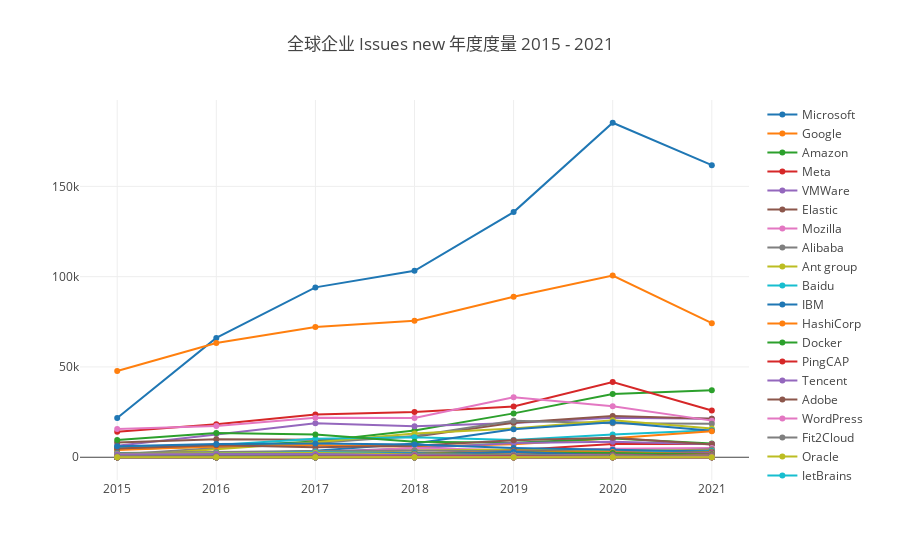

The notebook cell saved with this chart:
### Markdown cell above
#### Issues New

Issues new 是一个来自 CHAOSS 的指标，请参考 https://chaoss.community/metric-issues-new/ 。

### Code cell
var startYear = 2015, startMonth = 1, endYear = 2021, endMonth = 12, x = [];
for (let y = startYear; y <= endYear; y++) x.push(`${y}`);
openDigger.metric.chaoss.issuesNew({ labelIntersect: ['Company'], startYear, startMonth, endYear, endMonth, groupBy: 'Company', groupTimeRange: 'year', limit: -1, order: 'DESC' }).then(data => {
    console.log(`公司 ${data[0].name} 的 Issues New 度量的创建比例为 ${JSON.stringify(data[0].ratio)}`);
    openDigger.render.plotly(data.filter(row => row.name != 'Others').map(row => {
        return {
            x,
            y: row.count,
            mode: 'scatter',
            name: row.name
        };
    }), {title: `全球企业 Issues new 年度度量 ${startYear} - ${endYear}`, xaxis: {type: 'category'}});
});

### Figure 1 — Plotly figure (JSON) as saved in the notebook; plotly's stock layout.template omitted (floating-point values rounded to 4 significant figures)
{"data": [{"mode": "scatter", "name": "Microsoft", "x": ["2015", "2016", "2017", "2018", "2019", "2020", "2021"], "y": ["21689", "66085", "94056", "103244", "135739", "185216", "161741"]}, {"mode": "scatter", "name": "Google", "x": ["2015", "2016", "2017", "2018", "2019", "2020", "2021"], "y": ["47761", "63235", "72145", "75606", "88910", "100646", "74262"]}, {"mode": "scatter", "name": "Amazon", "x": ["2015", "2016", "2017", "2018", "2019", "2020", "2021"], "y": ["4400", "5971", "8670", "14785", "24284", "35067", "37047"]}, {"mode": "scatter", "name": "Meta", "x": ["2015", "2016", "2017", "2018", "2019", "2020", "2021"], "y": ["14152", "18226", "23732", "25058", "28067", "41604", "25865"]}, {"mode": "scatter", "name": "VMWare", "x": ["2015", "2016", "2017", "2018", "2019", "2020", "2021"], "y": ["6425", "12825", "18867", "17149", "18916", "21866", "21336"]}, {"mode": "scatter", "name": "Elastic", "x": ["2015", "2016", "2017", "2018", "2019", "2020", "2021"], "y": ["8204", "9974", "9733", "11342", "19149", "22847", "21335"]}, {"mode": "scatter", "name": "Mozilla", "x": ["2015", "2016", "2017", "2018", "2019", "2020", "2021"], "y": ["15665", "17336", "21878", "21763", "33158", "28187", "20275"]}, {"mode": "scatter", "name": "Alibaba", "x": ["2015", "2016", "2017", "2018", "2019", "2020", "2021"], "y": ["1504", "5071", "7838", "11720", "20229", "18810", "18486"]}, {"mode": "scatter", "name": "Ant group", "x": ["2015", "2016", "2017", "2018", "2019", "2020", "2021"], "y": ["576", "4529", "8312", "13157", "15916", "20458", "15948"]}, {"mode": "scatter", "name": "Baidu", "x": ["2015", "2016", "2017", "2018", "2019", "2020", "2021"], "y": ["5560", "6821", "10222", "11136", "9595", "12571", "14901"]}, {"mode": "scatter", "name": "IBM", "x": ["2015", "2016", "2017", "2018", "2019", "2020", "2021"], "y": ["295", "1632", "3656", "7626", "15546", "19380", "14648"]}, {"mode": "scatter", "name": "HashiCorp", "x": ["2015", "2016", "2017", "2018", "2019", "2020", "2021"], "y": ["4017", "5991", "6714", "5772", "7170", "10494", "14418"]}, {"mode": "scatter", "name": "Docker", "x": ["2015", "2016", "2017", "2018", "2019", "2020", "2021"], "y": ["9500", "13364", "12656", "8528", "8024", "10357", "7647"]}, {"mode": "scatter", "name": "PingCAP", "x": ["2015", "2016", "2017", "2018", "2019", "2020", "2021"], "y": ["220", "838", "1504", "1918", "3818", "7316", "7315"]}, {"mode": "scatter", "name": "Tencent", "x": ["2015", "2016", "2017", "2018", "2019", "2020", "2021"], "y": ["75", "699", "3008", "4939", "7850", "8534", "7173"]}, {"mode": "scatter", "name": "Adobe", "x": ["2015", "2016", "2017", "2018", "2019", "2020", "2021"], "y": ["4873", "6641", "5574", "6355", "9452", "10798", "7021"]}, {"mode": "scatter", "name": "WordPress", "x": ["2015", "2016", "2017", "2018", "2019", "2020", "2021"], "y": ["190", "389", "2251", "5116", "3885", "4737", "5160"]}, {"mode": "scatter", "name": "Fit2Cloud", "x": ["2015", "2016", "2017", "2018", "2019", "2020", "2021"], "y": ["0", "149", "507", "835", "1128", "2739", "4394"]}, {"mode": "scatter", "name": "Oracle", "x": ["2015", "2016", "2017", "2018", "2019", "2020", "2021"], "y": ["917", "1215", "2436", "3735", "4223", "4012", "3605"]}, {"mode": "scatter", "name": "JetBrains", "x": ["2015", "2016", "2017", "2018", "2019", "2020", "2021"], "y": ["486", "725", "1220", "1782", "1743", "2826", "3507"]}, {"mode": "scatter", "name": "Mapbox", "x": ["2015", "2016", "2017", "2018", "2019", "2020", "2021"], "y": ["6031", "7339", "7643", "7100", "5187", "4121", "3179"]}, {"mode": "scatter", "name": "Zilliz", "x": ["2015", "2016", "2017", "2018", "2019", "2020", "2021"], "y": ["0", "0", "0", "0", "683", "1921", "2766"]}, {"mode": "scatter", "name": "QingCloud", "x": ["2015", "2016", "2017", "2018", "2019", "2020", "2021"], "y": ["1", "20", "172", "231", "1729", "2240", "2530"]}, {"mode": "scatter", "name": "Huawei", "x": ["2015", "2016", "2017", "2018", "2019", "2020", "2021"], "y": ["13", "40", "439", "332", "1294", "1693", "2318"]}, {"mode": "scatter", "name": "Cloudbees", "x": ["2015", "2016", "2017", "2018", "2019", "2020", "2021"], "y": ["842", "1589", "1601", "1792", "2131", "2631", "2147"]}, {"mode": "scatter", "name": "JD", "x": ["2015", "2016", "2017", "2018", "2019", "2020", "2021"], "y": ["0", "0", "9", "1712", "3709", "2750", "1850"]}, {"mode": "scatter", "name": "SphereEx", "x": ["2015", "2016", "2017", "2018", "2019", "2020", "2021"], "y": ["0", "177", "269", "580", "1236", "1714", "1794"]}, {"mode": "scatter", "name": "Netflix", "x": ["2015", "2016", "2017", "2018", "2019", "2020", "2021"], "y": ["2298", "2952", "3483", "3719", "3241", "2887", "1679"]}, {"mode": "scatter", "name": "ByteDance", "x": ["2015", "2016", "2017", "2018", "2019", "2020", "2021"], "y": ["0", "15", "0", "43", "305", "645", "1573"]}, {"mode": "scatter", "name": "Pivotal", "x": ["2015", "2016", "2017", "2018", "2019", "2020", "2021"], "y": ["1425", "2175", "2808", "2167", "1502", "1597", "1565"]}, {"mode": "scatter", "name": "Odoo", "x": ["2015", "2016", "2017", "2018", "2019", "2020", "2021"], "y": ["2194", "1575", "1757", "2239", "2063", "1957", "1541"]}, {"mode": "scatter", "name": "Youzan", "x": ["2015", "2016", "2017", "2018", "2019", "2020", "2021"], "y": ["0", "28", "504", "1809", "3015", "2760", "1533"]}, {"mode": "scatter", "name": "Postman", "x": ["2015", "2016", "2017", "2018", "2019", "2020", "2021"], "y": ["581", "1301", "1648", "1858", "2598", "2323", "1511"]}, {"mode": "scatter", "name": "Jina AI", "x": ["2015", "2016", "2017", "2018", "2019", "2020", "2021"], "y": ["0", "0", "0", "0", "0", "646", "1422"]}, {"mode": "scatter", "name": "Vesoft", "x": ["2015", "2016", "2017", "2018", "2019", "2020", "2021"], "y": ["0", "0", "0", "0", "448", "541", "1377"]}, {"mode": "scatter", "name": "StreamNative", "x": ["2015", "2016", "2017", "2018", "2019", "2020", "2021"], "y": ["0", "40", "208", "366", "941", "1208", "1361"]}, {"mode": "scatter", "name": "Treasure Data", "x": ["2015", "2016", "2017", "2018", "2019", "2020", "2021"], "y": ["252", "466", "665", "910", "1124", "1321", "1307"]}, {"mode": "scatter", "name": "Datafuse Labs", "x": ["2015", "2016", "2017", "2018", "2019", "2020", "2021"], "y": ["0", "0", "0", "0", "0", "0", "1280"]}, {"mode": "scatter", "name": "API7", "x": ["2015", "2016", "2017", "2018", "2019", "2020", "2021"], "y": ["0", "0", "0", "0", "350", "1110", "1177"]}, {"mode": "scatter", "name": "Neo4j", "x": ["2015", "2016", "2017", "2018", "2019", "2020", "2021"], "y": ["816", "1227", "1387", "1134", "1057", "1436", "1132"]}, {"mode": "scatter", "name": "Didi", "x": ["2015", "2016", "2017", "2018", "2019", "2020", "2021"], "y": ["0", "0", "195", "512", "1525", "1290", "1108"]}, {"mode": "scatter", "name": "Salesforce", "x": ["2015", "2016", "2017", "2018", "2019", "2020", "2021"], "y": ["218", "967", "645", "1129", "1550", "1201", "1058"]}, {"mode": "scatter", "name": "EMQ", "x": ["2015", "2016", "2017", "2018", "2019", "2020", "2021"], "y": ["0", "0", "1", "226", "827", "1483", "1040"]}, {"mode": "scatter", "name": "Puppet Labs", "x": ["2015", "2016", "2017", "2018", "2019", "2020", "2021"], "y": ["406", "381", "455", "455", "870", "1120", "1008"]}, {"mode": "scatter", "name": "Redis Labs", "x": ["2015", "2016", "2017", "2018", "2019", "2020", "2021"], "y": ["145", "135", "99", "86", "115", "474", "978"]}, {"mode": "scatter", "name": "Guojusoft", "x": ["2015", "2016", "2017", "2018", "2019", "2020", "2021"], "y": ["0", "0", "0", "0", "0", "0", "936"]}, {"mode": "scatter", "name": "DCloud", "x": ["2015", "2016", "2017", "2018", "2019", "2020", "2021"], "y": ["93", "117", "113", "230", "1156", "1239", "887"]}, {"mode": "scatter", "name": "Databricks", "x": ["2015", "2016", "2017", "2018", "2019", "2020", "2021"], "y": ["426", "890", "639", "742", "1072", "852", "784"]}, {"mode": "scatter", "name": "StarRocks", "x": ["2015", "2016", "2017", "2018", "2019", "2020", "2021"], "y": ["0", "0", "0", "0", "0", "0", "756"]}, {"mode": "scatter", "name": "JFrog", "x": ["2015", "2016", "2017", "2018", "2019", "2020", "2021"], "y": ["70", "141", "232", "379", "550", "705", "753"]}, {"mode": "scatter", "name": "Deepin", "x": ["2015", "2016", "2017", "2018", "2019", "2020", "2021"], "y": ["37", "321", "716", "1442", "3001", "931", "741"]}, {"mode": "scatter", "name": "Rapid7", "x": ["2015", "2016", "2017", "2018", "2019", "2020", "2021"], "y": ["768", "915", "989", "953", "916", "1098", "709"]}, {"mode": "scatter", "name": "TAOS Data", "x": ["2015", "2016", "2017", "2018", "2019", "2020", "2021"], "y": ["0", "0", "0", "0", "699", "1080", "697"]}, {"mode": "scatter", "name": "Juejin", "x": ["2015", "2016", "2017", "2018", "2019", "2020", "2021"], "y": ["70", "598", "1578", "1348", "882", "578", "667"]}, {"mode": "scatter", "name": "Segment", "x": ["2015", "2016", "2017", "2018", "2019", "2020", "2021"], "y": ["849", "769", "775", "746", "767", "700", "642"]}, {"mode": "scatter", "name": "Xiaomi", "x": ["2015", "2016", "2017", "2018", "2019", "2020", "2021"], "y": ["106", "111", "711", "703", "1233", "1589", "607"]}, {"mode": "scatter", "name": "Netease", "x": ["2015", "2016", "2017", "2018", "2019", "2020", "2021"], "y": ["195", "191", "262", "936", "1430", "777", "589"]}, {"mode": "scatter", "name": "WeBank", "x": ["2015", "2016", "2017", "2018", "2019", "2020", "2021"], "y": ["0", "0", "0", "6", "697", "710", "580"]}, {"mode": "scatter", "name": "PayPal", "x": ["2015", "2016", "2017", "2018", "2019", "2020", "2021"], "y": ["1972", "2014", "2324", "1662", "963", "564", "533"]}, {"mode": "scatter", "name": "Alluxio", "x": ["2015", "2016", "2017", "2018", "2019", "2020", "2021"], "y": ["0", "15", "165", "235", "642", "370", "513"]}, {"mode": "scatter", "name": "Merico", "x": ["2015", "2016", "2017", "2018", "2019", "2020", "2021"], "y": ["0", "0", "0", "0", "0", "0", "494"]}, {"mode": "scatter", "name": "Matrix Origin", "x": ["2015", "2016", "2017", "2018", "2019", "2020", "2021"], "y": ["0", "0", "0", "0", "0", "0", "480"]}, {"mode": "scatter", "name": "MongoDB", "x": ["2015", "2016", "2017", "2018", "2019", "2020", "2021"], "y": ["267", "525", "274", "227", "330", "476", "478"]}, {"mode": "scatter", "name": "Taichi", "x": ["2015", "2016", "2017", "2018", "2019", "2020", "2021"], "y": ["0", "0", "0", "0", "0", "662", "460"]}, {"mode": "scatter", "name": "Liferay", "x": ["2015", "2016", "2017", "2018", "2019", "2020", "2021"], "y": ["353", "314", "334", "731", "1221", "1029", "427"]}, {"mode": "scatter", "name": "ThinkPHP", "x": ["2015", "2016", "2017", "2018", "2019", "2020", "2021"], "y": ["41", "600", "417", "514", "599", "463", "357"]}, {"mode": "scatter", "name": "JuiceData", "x": ["2015", "2016", "2017", "2018", "2019", "2020", "2021"], "y": ["0", "0", "0", "6", "24", "25", "350"]}, {"mode": "scatter", "name": "Bilibili", "x": ["2015", "2016", "2017", "2018", "2019", "2020", "2021"], "y": ["614", "1845", "1701", "903", "789", "426", "324"]}, {"mode": "scatter", "name": "Yunion", "x": ["2015", "2016", "2017", "2018", "2019", "2020", "2021"], "y": ["0", "0", "0", "0", "16", "62", "289"]}, {"mode": "scatter", "name": "CTrip", "x": ["2015", "2016", "2017", "2018", "2019", "2020", "2021"], "y": ["3", "52", "255", "723", "982", "537", "273"]}, {"mode": "scatter", "name": "360", "x": ["2015", "2016", "2017", "2018", "2019", "2020", "2021"], "y": ["298", "637", "1451", "1111", "1066", "809", "266"]}, {"mode": "scatter", "name": "OpenResty", "x": ["2015", "2016", "2017", "2018", "2019", "2020", "2021"], "y": ["286", "638", "525", "392", "451", "403", "261"]}, {"mode": "scatter", "name": "Oneflow", "x": ["2015", "2016", "2017", "2018", "2019", "2020", "2021"], "y": ["0", "0", "0", "0", "0", "193", "257"]}, {"mode": "scatter", "name": "Timecho", "x": ["2015", "2016", "2017", "2018", "2019", "2020", "2021"], "y": ["0", "0", "0", "0", "0", "145", "254"]}, {"mode": "scatter", "name": "Cloudera", "x": ["2015", "2016", "2017", "2018", "2019", "2020", "2021"], "y": ["551", "375", "304", "193", "267", "229", "235"]}, {"mode": "scatter", "name": "Chatopera", "x": ["2015", "2016", "2017", "2018", "2019", "2020", "2021"], "y": ["0", "0", "0", "155", "116", "176", "234"]}, {"mode": "scatter", "name": "Fastly", "x": ["2015", "2016", "2017", "2018", "2019", "2020", "2021"], "y": ["49", "70", "32", "48", "154", "110", "233"]}, {"mode": "scatter", "name": "Meituan", "x": ["2015", "2016", "2017", "2018", "2019", "2020", "2021"], "y": ["175", "151", "523", "1643", "1220", "564", "213"]}, {"mode": "scatter", "name": "Instructure", "x": ["2015", "2016", "2017", "2018", "2019", "2020", "2021"], "y": ["182", "273", "250", "302", "164", "362", "201"]}, {"mode": "scatter", "name": "Megvii", "x": ["2015", "2016", "2017", "2018", "2019", "2020", "2021"], "y": ["0", "0", "0", "0", "0", "108", "183"]}, {"mode": "scatter", "name": "Alfresco", "x": ["2015", "2016", "2017", "2018", "2019", "2020", "2021"], "y": ["172", "1049", "603", "220", "401", "212", "178"]}, {"mode": "scatter", "name": "Kaltura", "x": ["2015", "2016", "2017", "2018", "2019", "2020", "2021"], "y": ["306", "387", "268", "247", "207", "246", "162"]}, {"mode": "scatter", "name": "RT-Thread", "x": ["2015", "2016", "2017", "2018", "2019", "2020", "2021"], "y": ["40", "25", "48", "149", "186", "191", "148"]}, {"mode": "scatter", "name": "KodeRover", "x": ["2015", "2016", "2017", "2018", "2019", "2020", "2021"], "y": ["0", "0", "0", "0", "0", "0", "125"]}, {"mode": "scatter", "name": "Couchbase", "x": ["2015", "2016", "2017", "2018", "2019", "2020", "2021"], "y": ["1662", "1857", "1725", "1156", "386", "137", "119"]}, {"mode": "scatter", "name": "Varnish", "x": ["2015", "2016", "2017", "2018", "2019", "2020", "2021"], "y": ["115", "457", "252", "224", "140", "138", "103"]}, {"mode": "scatter", "name": "Goodrain", "x": ["2015", "2016", "2017", "2018", "2019", "2020", "2021"], "y": ["0", "0", "23", "226", "315", "116", "95"]}, {"mode": "scatter", "name": "Mulesoft", "x": ["2015", "2016", "2017", "2018", "2019", "2020", "2021"], "y": ["590", "667", "372", "174", "131", "109", "76"]}, {"mode": "scatter", "name": "Sourcefire", "x": ["2015", "2016", "2017", "2018", "2019", "2020", "2021"], "y": ["0", "0", "0", "12", "38", "36", "74"]}, {"mode": "scatter", "name": "RedHat", "x": ["2015", "2016", "2017", "2018", "2019", "2020", "2021"], "y": ["0", "0", "0", "90", "74", "164", "72"]}, {"mode": "scatter", "name": "Terminus", "x": ["2015", "2016", "2017", "2018", "2019", "2020", "2021"], "y": ["0", "0", "0", "0", "0", "0", "60"]}, {"mode": "scatter", "name": "Talend", "x": ["2015", "2016", "2017", "2018", "2019", "2020", "2021"], "y": ["0", "85", "109", "22", "9", "29", "56"]}, {"mode": "scatter", "name": "Qunar", "x": ["2015", "2016", "2017", "2018", "2019", "2020", "2021"], "y": ["0", "0", "0", "13", "202", "54", "47"]}, {"mode": "scatter", "name": "Vipshop", "x": ["2015", "2016", "2017", "2018", "2019", "2020", "2021"], "y": ["4", "91", "316", "401", "350", "127", "46"]}, {"mode": "scatter", "name": "Nicira", "x": ["2015", "2016", "2017", "2018", "2019", "2020", "2021"], "y": ["62", "57", "57", "94", "62", "20", "36"]}, {"mode": "scatter", "name": "Bytebase", "x": ["2015", "2016", "2017", "2018", "2019", "2020", "2021"], "y": ["0", "0", "0", "0", "0", "0", "34"]}, {"mode": "scatter", "name": "Acquia", "x": ["2015", "2016", "2017", "2018", "2019", "2020", "2021"], "y": ["101", "123", "77", "83", "80", "52", "19"]}, {"mode": "scatter", "name": "Cloud Wise", "x": ["2015", "2016", "2017", "2018", "2019", "2020", "2021"], "y": ["0", "0", "10", "1", "0", "0", "18"]}, {"mode": "scatter", "name": "Douban", "x": ["2015", "2016", "2017", "2018", "2019", "2020", "2021"], "y": ["87", "153", "104", "42", "23", "43", "17"]}, {"mode": "scatter", "name": "Pentaho", "x": ["2015", "2016", "2017", "2018", "2019", "2020", "2021"], "y": ["33", "39", "48", "37", "27", "38", "14"]}, {"mode": "scatter", "name": "GAAS", "x": ["2015", "2016", "2017", "2018", "2019", "2020", "2021"], "y": ["0", "0", "0", "0", "130", "65", "9"]}, {"mode": "scatter", "name": "ZStack", "x": ["2015", "2016", "2017", "2018", "2019", "2020", "2021"], "y": ["0", "0", "43", "17", "16", "16", "9"]}, {"mode": "scatter", "name": "Galaxy Future", "x": ["2015", "2016", "2017", "2018", "2019", "2020", "2021"], "y": ["0", "0", "0", "0", "0", "0", "7"]}, {"mode": "scatter", "name": "Linux China", "x": ["2015", "2016", "2017", "2018", "2019", "2020", "2021"], "y": ["23", "21", "192", "101", "24", "10", "7"]}, {"mode": "scatter", "name": "DataCanvas", "x": ["2015", "2016", "2017", "2018", "2019", "2020", "2021"], "y": ["0", "0", "0", "0", "0", "0", "7"]}, {"mode": "scatter", "name": "SequoiaDB", "x": ["2015", "2016", "2017", "2018", "2019", "2020", "2021"], "y": ["1", "4", "0", "47", "77", "8", "6"]}, {"mode": "scatter", "name": "EasyCorp", "x": ["2015", "2016", "2017", "2018", "2019", "2020", "2021"], "y": ["0", "0", "0", "0", "0", "0", "2"]}, {"mode": "scatter", "name": "ForgeRock", "x": ["2015", "2016", "2017", "2018", "2019", "2020", "2021"], "y": ["1", "0", "1"]}, {"mode": "scatter", "name": "EnterpriseDB", "x": ["2015", "2016", "2017", "2018", "2019", "2020", "2021"], "y": ["5", "0", "5", "4", "2", "1", "1"]}], "layout": {"autosize": true, "title": {"text": "全球企业 Issues new 年度度量 2015 - 2021"}, "xaxis": {"autorange": true, "range": [-0.3541, 6.354], "type": "category"}, "yaxis": {"autorange": true, "range": [-15280.0, 200500.0], "type": "linear"}}}
